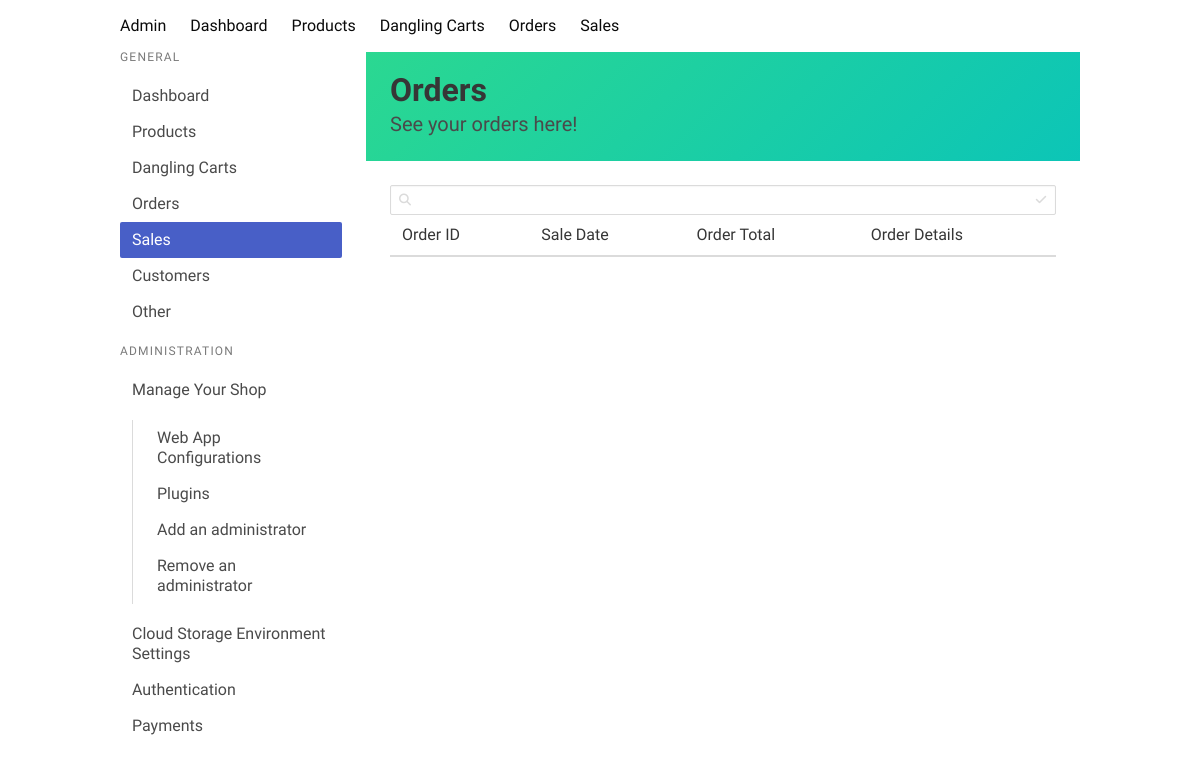
Before: /sales/ with the older database file.
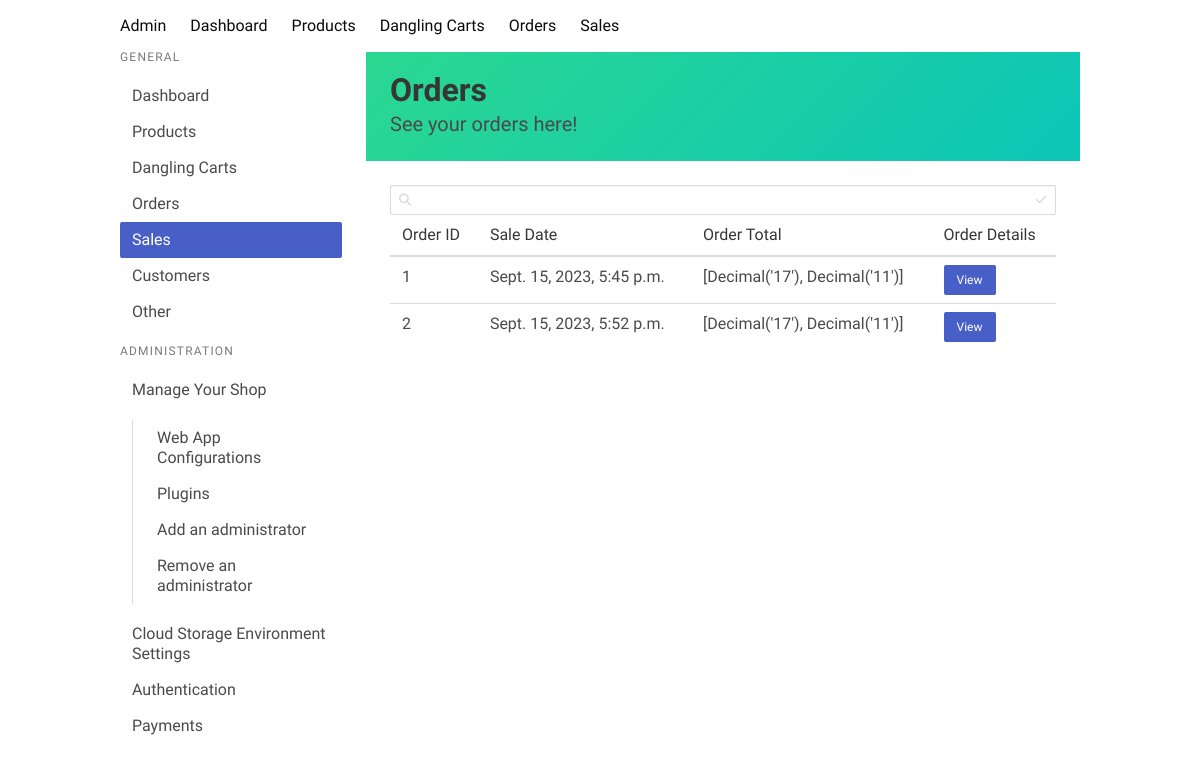
After: the same page with the newer database file.
### core/models.py (models this page shows)
class Sale(models.Model):
    date_of_sale = models.DateTimeField(auto_now_add=True)
    order = models.ForeignKey(Order, on_delete=models.CASCADE)

### core/views.py (the view)
# urls.py: path('sales/', views.sales, name='sales'),
def sales(request):
    sales = Sale.objects.all()
    for sale in sales:
        print(sale.order.buyer_id_order)
    sales_value = []
    for sale in sales:
        order_items = OrderItem.objects.filter(order=sale.order)
        total_cost = order_items.aggregate(Sum('sub_total'))
        total_cost = total_cost['sub_total__sum']
        sales_value.append(total_cost)
    return render(request, 'shop/sales.html', {'sales': sales, 'sales_items': sales_value})

### core/context_processors.py (called while the page is built)
def categories(request):
    return {
        'categories': ProductCategory.objects.all()
    }

def cart(request):
    if request.user.is_authenticated:
        print(request.user)
        try:
            cart = Cart.objects.get(user=request.user)
            print(cart.cartitem_set)
            cart = cart.cartitem_set.count()
            return {
                'cart': cart
            }
        except:
            return {
                'cart': 0
            }
    else:
        cart_id = request.session.get('cart_id')
        print(cart_id)
        if cart_id:
            try:
                cart = AnonymousCart.objects.get(id=cart_id)
                cart = cart.anonymouscartitem_set.count()
                return {
                    'cart': cart
                }
            except:
                return {
                    'cart': 0
                }
        else:
            return {
                'cart': 0
            }

### core/templates/shop/sales.html (shortened to what this page needs)
{% extends 'shop/base.html' %}
{% load static %}
{% block content %}
<section class="hero is-colorful welcome is-small is-fixed-top">
    <div class="hero-body">
        <div class="container">
            <h1 class="title">
                Orders
            </h1>
            <h2 class="subtitle">
                See your orders here!
            </h2>
        </div>
    </div>
</section>
<div class="card-content">
    <div class="content">
        <div class="control has-icons-left has-icons-right inventory-search">
            <input class="input is-small" type="text" placeholder="">
            <span class="icon is-medium is-left">
            </span>
            <span class="icon is-medium is-right">
            </span>
        </div>
        <div class="inventory">
            <table id="product-table">
                <thead>
                    <td>Order ID</td>
                    <td>Sale Date</td>
                    <td>Order Total</td>
                    <td>Order Details</td>
                </thead>
                <tbody>
                    {% for order in sales %}
                    <tr>
                        <td>{{ order.id }}</td>
                        <td>{{ order.date_of_sale }}</td>
                        <td>{{ sales_items }}</td>
                        <td><a href="#" class="button is-small is-link">View</a></td>
                    </tr>
                    {% endfor %}
                </tbody>
            </table>
        </div>
    </div>
</div>
{% endblock %}

Changed rows visible on the page:
added Sale: id "1", date_of_sale "Sept. 15, 2023, 5:45 p.m.", sales_items "[Decimal('17'), Decimal('11')]"
added Sale: id "2", date_of_sale "Sept. 15, 2023, 5:52 p.m.", sales_items "[Decimal('17'), Decimal('11')]"
